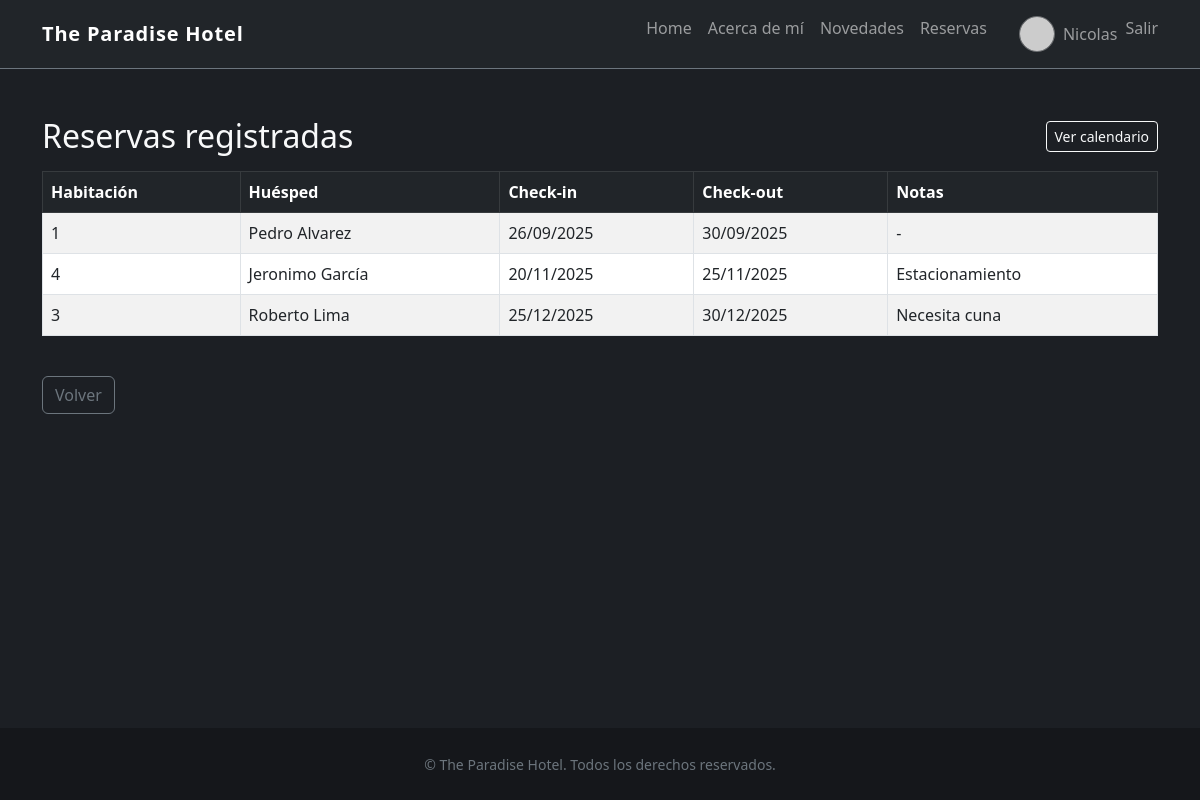
The app's page /reservas/ (signed in), older data.
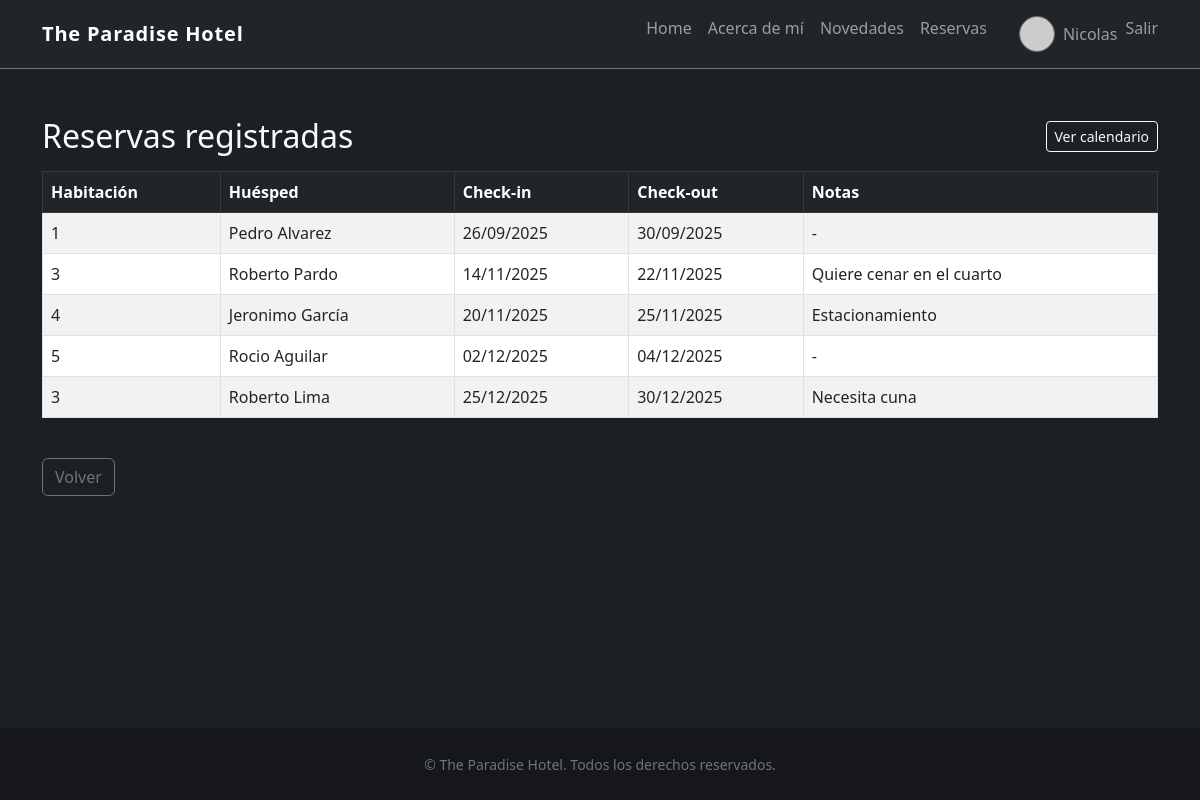
The same page, newer data.
### HotelApp/models.py (models this page shows, shortened)
class Reserva(models.Model):
    habitacion = models.ForeignKey(Habitacion, on_delete=models.CASCADE)
    nombre = models.CharField(max_length=100)
    apellido = models.CharField(max_length=100)
    check_in = models.DateField()
    check_out = models.DateField()
    notas = models.TextField(blank=True)

class Habitacion(models.Model):
    numero = models.IntegerField(unique=True)
    tipo = models.CharField(max_length=50)
    precio = models.DecimalField(max_digits=8, decimal_places=2)
    disponible = models.BooleanField(default=True)

### HotelApp/views.py (the view)
# urls.py: path("reservas/", views.lista_reservas, name="lista_reservas"),
@login_required
def lista_reservas(request):
    reservas = Reserva.objects.select_related(
        "habitacion").order_by("check_in")
    return render(request, "lista_reservas.html", {"reservas": reservas})

### Cuentas/context_processors.py (called while the page is built)
def perfil_actual(request):
    if not request.user.is_authenticated:
        return {}
    perfil, _ = Perfil.objects.get_or_create(user=request.user)
    return {"perfil_actual": perfil}

### Cuentas/models.py (called while the page is built)
    def avatar_url(self):
        if self.avatar:
            return self.avatar.url
        nombre = self.user.get_full_name() or self.user.get_username()
        return "https://ui-avatars.com/api/?background=262b33&color=f8f9fa&name=" + quote_plus(nombre)

### HotelApp/Templates/lista_reservas.html (shortened to what this page needs)
{% extends "base.html" %}
{% block content %}
  <div class="d-flex justify-content-between align-items-center mb-3 flex-wrap gap-2">
    <h2 class="mb-0">Reservas registradas</h2>
    <a href="{% url 'calendario_reservas' %}" class="btn btn-outline-light btn-sm">Ver calendario</a>
  </div>
  {% if reservas %}
    <div class="table-responsive">
      <table class="table table-striped table-bordered align-middle">
        <thead class="table-dark">
          <tr>
            <th>Habitación</th>
            <th>Huésped</th>
            <th>Check-in</th>
            <th>Check-out</th>
            <th>Notas</th>
          </tr>
        </thead>
        <tbody>
          {% for reserva in reservas %}
            <tr>
              <td>{{ reserva.habitacion.numero }}</td>
              <td>{{ reserva.nombre }} {{ reserva.apellido }}</td>
              <td>{{ reserva.check_in|date:"d/m/Y" }}</td>
              <td>{{ reserva.check_out|date:"d/m/Y" }}</td>
              <td>{{ reserva.notas|default:"-" }}</td>
            </tr>
          {% endfor %}
        </tbody>
      </table>
    </div>
  {% else %}
    <p class="text-muted">Todavía no hay reservas cargadas.</p>
  {% endif %}
  <div class="mt-4">
    <a href="{% url 'home' %}" class="btn btn-outline-secondary">Volver</a>
  </div>
{% endblock %}

### HotelApp/Templates/base.html (shortened to what this page needs)
<!DOCTYPE html>
<html lang="es">
<head>
    <link href="https://cdn.jsdelivr.net/npm/bootstrap@5.3.0/dist/css/bootstrap.min.css" rel="stylesheet">
</head>
<body class="d-flex flex-column min-vh-100">
    <header class="border-bottom border-secondary">
        <nav class="navbar navbar-expand-lg navbar-dark bg-dark">
            <div class="container">
                <a class="navbar-brand" href="{% url 'home' %}">The Paradise Hotel</a>
                <div class="collapse navbar-collapse" id="navbarMain">
                    <ul class="navbar-nav ms-auto">
                        <li class="nav-item">
                            <a class="nav-link" href="{% url 'home' %}">Home</a>
                        </li>
                        <li class="nav-item">
                            <a class="nav-link" href="{% url 'paginas:about' %}">Acerca de mí</a>
                        </li>
                        <li class="nav-item">
                            <a class="nav-link" href="{% url 'paginas:lista' %}">Novedades</a>
                        </li>
                        <li class="nav-item">
                            <a class="nav-link" href="{% url 'lista_reservas' %}">Reservas</a>
                        </li>
                        {% if request.user.is_authenticated %}
                            <li class="nav-item d-flex align-items-center ms-lg-3">
                                <a class="nav-link d-flex align-items-center gap-2" href="{% url 'cuentas:perfil' %}">
                                    <img src="{{ perfil_actual.avatar_url }}" alt="Avatar de {{ request.user.username }}" class="nav-avatar">
                                    <span>{{ request.user.first_name|default:request.user.username }}</span>
                                </a>
                            </li>
                            <li class="nav-item">
                                <form action="{% url 'cuentas:logout' %}" method="post" class="d-inline">
                                    <button type="submit" class="btn btn-link nav-link px-0">Salir</button>
                                </form>
                            </li>
                        {% endif %}
                    </ul>
                </div>
            </div>
        </nav>
    </header>
    <main class="container flex-grow-1 py-5">
        {% block content %}
        {% endblock %}
    </main>
    <footer class="py-4 mt-auto text-center">
        <div class="container">
            <small class="text-secondary">&copy; {{ now|date:"Y" }} The Paradise Hotel. Todos los derechos reservados.</small>
        </div>
    </footer>
</body>
</html>

### HotelApp/Templates/base.html (style rules this page uses)
body { background-color: #1c1f24; color: #f8f9fa; min-height: 100vh; display: flex; flex-direction: column; }
.navbar-brand { font-weight: 600; letter-spacing: 0.04em; }
footer { background: rgba(0, 0, 0, 0.25); }
.nav-avatar { width: 36px; height: 36px; border-radius: 50%; object-fit: cover; border: 1px solid rgba(255, 255, 255, 0.35); }

Row changes from the older to the newer data that the page shows:
added Reserva: habitacion.numero "3", nombre "Roberto", apellido "Pardo", check_in "14/11/2025", check_out "22/11/2025", notas "Quiere cenar en el cuarto"
added Reserva: habitacion.numero "5", nombre "Rocio", apellido "Aguilar", check_in "02/12/2025", check_out "04/12/2025", notas "-"
